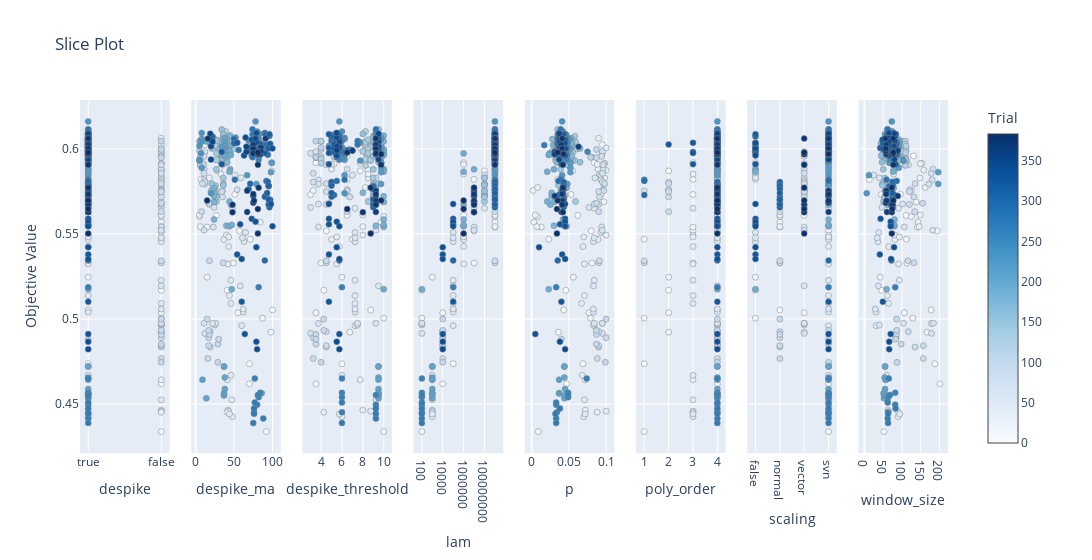

Write notebook code for a chart like this one.
### Code cell
plot_slice(study)

### Figure 1 — Plotly figure (JSON) as saved in the notebook; plotly's stock layout.template omitted (floating-point values rounded to 4 significant figures; data arrays with more than 128 entries replaced by an {"elided": "..."} marker saying what was removed)
{"data": [{"marker": {"color": {"elided": "384 int values"}, "colorbar": {"title": {"text": "Trial"}, "x": 1, "xpad": 40}, "colorscale": [[0, "rgb(247,251,255)"], [0.125, "rgb(222,235,247)"], [0.25, "rgb(198,219,239)"], [0.375, "rgb(158,202,225)"], [0.5, "rgb(107,174,214)"], [0.625, "rgb(66,146,198)"], [0.75, "rgb(33,113,181)"], [0.875, "rgb(8,81,156)"], [1, "rgb(8,48,107)"]], "line": {"color": "Grey", "width": 0.5}, "showscale": true}, "mode": "markers", "name": "Feasible Trial", "showlegend": false, "type": "scatter", "x": {"elided": "384 bool values"}, "xaxis": "x", "y": {"elided": "384 float values"}, "yaxis": "y"}, {"marker": {"color": {"elided": "384 int values"}, "colorbar": {"title": {"text": "Trial"}, "x": 1, "xpad": 40}, "colorscale": [[0, "rgb(247,251,255)"], [0.125, "rgb(222,235,247)"], [0.25, "rgb(198,219,239)"], [0.375, "rgb(158,202,225)"], [0.5, "rgb(107,174,214)"], [0.625, "rgb(66,146,198)"], [0.75, "rgb(33,113,181)"], [0.875, "rgb(8,81,156)"], [1, "rgb(8,48,107)"]], "line": {"color": "Grey", "width": 0.5}, "showscale": false}, "mode": "markers", "name": "Feasible Trial", "showlegend": false, "type": "scatter", "x": {"elided": "384 int values"}, "xaxis": "x2", "y": {"elided": "384 float values"}, "yaxis": "y2"}, {"marker": {"color": {"elided": "384 int values"}, "colorbar": {"title": {"text": "Trial"}, "x": 1, "xpad": 40}, "colorscale": [[0, "rgb(247,251,255)"], [0.125, "rgb(222,235,247)"], [0.25, "rgb(198,219,239)"], [0.375, "rgb(158,202,225)"], [0.5, "rgb(107,174,214)"], [0.625, "rgb(66,146,198)"], [0.75, "rgb(33,113,181)"], [0.875, "rgb(8,81,156)"], [1, "rgb(8,48,107)"]], "line": {"color": "Grey", "width": 0.5}, "showscale": false}, "mode": "markers", "name": "Feasible Trial", "showlegend": false, "type": "scatter", "x": {"elided": "384 float values"}, "xaxis": "x3", "y": {"elided": "384 float values"}, "yaxis": "y3"}, {"marker": {"color": {"elided": "384 int values"}, "colorbar": {"title": {"text": "Trial"}, "x": 1, "xpad": 40}, "colorscale": [[0, "rgb(247,251,255)"], [0.125, "rgb(222,235,247)"], [0.25, "rgb(198,219,239)"], [0.375, "rgb(158,202,225)"], [0.5, "rgb(107,174,214)"], [0.625, "rgb(66,146,198)"], [0.75, "rgb(33,113,181)"], [0.875, "rgb(8,81,156)"], [1, "rgb(8,48,107)"]], "line": {"color": "Grey", "width": 0.5}, "showscale": false}, "mode": "markers", "name": "Feasible Trial", "showlegend": false, "type": "scatter", "x": {"elided": "384 int values"}, "xaxis": "x4", "y": {"elided": "384 float values"}, "yaxis": "y4"}, {"marker": {"color": {"elided": "384 int values"}, "colorbar": {"title": {"text": "Trial"}, "x": 1, "xpad": 40}, "colorscale": [[0, "rgb(247,251,255)"], [0.125, "rgb(222,235,247)"], [0.25, "rgb(198,219,239)"], [0.375, "rgb(158,202,225)"], [0.5, "rgb(107,174,214)"], [0.625, "rgb(66,146,198)"], [0.75, "rgb(33,113,181)"], [0.875, "rgb(8,81,156)"], [1, "rgb(8,48,107)"]], "line": {"color": "Grey", "width": 0.5}, "showscale": false}, "mode": "markers", "name": "Feasible Trial", "showlegend": false, "type": "scatter", "x": {"elided": "384 float values"}, "xaxis": "x5", "y": {"elided": "384 float values"}, "yaxis": "y5"}, {"marker": {"color": {"elided": "384 int values"}, "colorbar": {"title": {"text": "Trial"}, "x": 1, "xpad": 40}, "colorscale": [[0, "rgb(247,251,255)"], [0.125, "rgb(222,235,247)"], [0.25, "rgb(198,219,239)"], [0.375, "rgb(158,202,225)"], [0.5, "rgb(107,174,214)"], [0.625, "rgb(66,146,198)"], [0.75, "rgb(33,113,181)"], [0.875, "rgb(8,81,156)"], [1, "rgb(8,48,107)"]], "line": {"color": "Grey", "width": 0.5}, "showscale": false}, "mode": "markers", "name": "Feasible Trial", "showlegend": false, "type": "scatter", "x": {"elided": "384 int values"}, "xaxis": "x6", "y": {"elided": "384 float values"}, "yaxis": "y6"}, {"marker": {"color": {"elided": "384 int values"}, "colorbar": {"title": {"text": "Trial"}, "x": 1, "xpad": 40}, "colorscale": [[0, "rgb(247,251,255)"], [0.125, "rgb(222,235,247)"], [0.25, "rgb(198,219,239)"], [0.375, "rgb(158,202,225)"], [0.5, "rgb(107,174,214)"], [0.625, "rgb(66,146,198)"], [0.75, "rgb(33,113,181)"], [0.875, "rgb(8,81,156)"], [1, "rgb(8,48,107)"]], "line": {"color": "Grey", "width": 0.5}, "showscale": false}, "mode": "markers", "name": "Feasible Trial", "showlegend": false, "type": "scatter", "x": {"elided": "384 mixed values"}, "xaxis": "x7", "y": {"elided": "384 float values"}, "yaxis": "y7"}, {"marker": {"color": {"elided": "384 int values"}, "colorbar": {"title": {"text": "Trial"}, "x": 1, "xpad": 40}, "colorscale": [[0, "rgb(247,251,255)"], [0.125, "rgb(222,235,247)"], [0.25, "rgb(198,219,239)"], [0.375, "rgb(158,202,225)"], [0.5, "rgb(107,174,214)"], [0.625, "rgb(66,146,198)"], [0.75, "rgb(33,113,181)"], [0.875, "rgb(8,81,156)"], [1, "rgb(8,48,107)"]], "line": {"color": "Grey", "width": 0.5}, "showscale": false}, "mode": "markers", "name": "Feasible Trial", "showlegend": false, "type": "scatter", "x": {"elided": "384 int values"}, "xaxis": "x8", "y": {"elided": "384 float values"}, "yaxis": "y8"}], "layout": {"title": {"text": "Slice Plot"}, "width": 2400, "xaxis": {"anchor": "y", "categoryarray": [true, false], "categoryorder": "array", "domain": [0, 0.1031], "title": {"text": "despike"}, "type": "category"}, "xaxis2": {"anchor": "y2", "domain": [0.1281, 0.2312], "title": {"text": "despike_ma"}}, "xaxis3": {"anchor": "y3", "domain": [0.2562, 0.3594], "title": {"text": "despike_threshold"}}, "xaxis4": {"anchor": "y4", "categoryarray": [100, 1000, 10000, 100000, 1000000, 10000000, 100000000, 1000000000], "categoryorder": "array", "domain": [0.3844, 0.4875], "title": {"text": "lam"}, "type": "category"}, "xaxis5": {"anchor": "y5", "domain": [0.5125, 0.6156], "title": {"text": "p"}}, "xaxis6": {"anchor": "y6", "domain": [0.6406, 0.7438], "title": {"text": "poly_order"}}, "xaxis7": {"anchor": "y7", "categoryarray": [false, "normal", "vector", "svn"], "categoryorder": "array", "domain": [0.7688, 0.8719], "title": {"text": "scaling"}, "type": "category"}, "xaxis8": {"anchor": "y8", "domain": [0.8969, 1], "title": {"text": "window_size"}}, "yaxis": {"anchor": "x", "domain": [0, 1], "title": {"text": "Objective Value"}}, "yaxis2": {"anchor": "x2", "domain": [0, 1], "matches": "y", "showticklabels": false}, "yaxis3": {"anchor": "x3", "domain": [0, 1], "matches": "y", "showticklabels": false}, "yaxis4": {"anchor": "x4", "domain": [0, 1], "matches": "y", "showticklabels": false}, "yaxis5": {"anchor": "x5", "domain": [0, 1], "matches": "y", "showticklabels": false}, "yaxis6": {"anchor": "x6", "domain": [0, 1], "matches": "y", "showticklabels": false}, "yaxis7": {"anchor": "x7", "domain": [0, 1], "matches": "y", "showticklabels": false}, "yaxis8": {"anchor": "x8", "domain": [0, 1], "matches": "y", "showticklabels": false}}}
